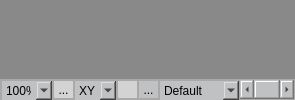
      <widget class="QWidget" name="CentralFrame" native="true">
       <property name="sizePolicy">
        <sizepolicy hsizetype="Expanding" vsizetype="Expanding">
         <horstretch>0</horstretch>
         <verstretch>0</verstretch>
        </sizepolicy>
       </property>
       <layout class="QVBoxLayout" name="verticalLayout_3">
        <property name="spacing">
         <number>0</number>
        </property>
        <property name="leftMargin">
         <number>0</number>
        </property>
        <property name="topMargin">
         <number>0</number>
        </property>
        <property name="rightMargin">
         <number>0</number>
        </property>
        <property name="bottomMargin">
         <number>0</number>
        </property>
        <item>
         <widget class="QWidget" name="verticalWidget" native="true">
          <property name="sizePolicy">
           <sizepolicy hsizetype="Expanding" vsizetype="Expanding">
            <horstretch>0</horstretch>
            <verstretch>0</verstretch>
           </sizepolicy>
          </property>
          <property name="styleSheet">
           <string notr="true">background-color:rgb(137,137,137);
margin: 0px 0px;
border: 0px;
padding: 0px;</string>
          </property>
          <layout class="QVBoxLayout" name="verticalLayout_16">
           <property name="spacing">
            <number>0</number>
           </property>
           <property name="leftMargin">
            <number>0</number>
           </property>
           <property name="topMargin">
            <number>0</number>
           </property>
           <property name="rightMargin">
            <number>0</number>
           </property>
           <property name="bottomMargin">
            <number>0</number>
           </property>
           <item>
            <widget class="OSGQT_Widget" name="m_pOSGQTWidget" native="true">
             <property name="sizePolicy">
              <sizepolicy hsizetype="Expanding" vsizetype="Expanding">
               <horstretch>0</horstretch>
               <verstretch>0</verstretch>
              </sizepolicy>
             </property>
             <property name="styleSheet">
              <string notr="true">background-color:rgb(137,137,137);</string>
             </property>
            </widget>
           </item>
          </layout>
         </widget>
        </item>
        <item>
         <widget class="QFrame" name="frame_5">
          <property name="sizePolicy">
           <sizepolicy hsizetype="Expanding" vsizetype="Expanding">
            <horstretch>0</horstretch>
            <verstretch>0</verstretch>
           </sizepolicy>
          </property>
          <property name="maximumSize">
           <size>
            <width>16777215</width>
            <height>21</height>
           </size>
          </property>
          <property name="styleSheet">
           <string notr="true">background-color: rgb(191, 193, 194);
border: 1px solid darkgray;</string>
          </property>
          <layout class="QHBoxLayout" name="horizontalLayout">
           <property name="spacing">
            <number>0</number>
           </property>
           <property name="sizeConstraint">
            <enum>QLayout::SetDefaultConstraint</enum>
           </property>
           <property name="leftMargin">
            <number>0</number>
           </property>
           <property name="topMargin">
            <number>0</number>
           </property>
           <property name="rightMargin">
            <number>0</number>
           </property>
           <property name="bottomMargin">
            <number>0</number>
           </property>
           <item>
            <widget class="QComboBox" name="comboBox_2">
             <property name="sizePolicy">
              <sizepolicy hsizetype="Preferred" vsizetype="Preferred">
               <horstretch>0</horstretch>
               <verstretch>0</verstretch>
              </sizepolicy>
             </property>
             <property name="minimumSize">
              <size>
               <width>0</width>
               <height>21</height>
              </size>
             </property>
             <property name="maximumSize">
              <size>
               <width>71</width>
               <height>16777215</height>
              </size>
             </property>
             <property name="mouseTracking">
              <bool>true</bool>
             </property>
             <property name="acceptDrops">
              <bool>true</bool>
             </property>
             <property name="autoFillBackground">
              <bool>false</bool>
             </property>
             <property name="styleSheet">
              <string notr="true"/>
             </property>
             <property name="editable">
              <bool>false</bool>
             </property>
             <property name="insertPolicy">
              <enum>QComboBox::InsertAlphabetically</enum>
             </property>
             <property name="frame">
              <bool>false</bool>
             </property>
             <item>
              <property name="text">
               <string>100%</string>
              </property>
             </item>
             <item>
              <property name="text">
               <string>150%</string>
              </property>
             </item>
             <item>
              <property name="text">
               <string>200%</string>
              </property>
             </item>
            </widget>
           </item>
           <item>
            <widget class="QToolButton" name="toolButton_3">
             <property name="maximumSize">
              <size>
               <width>22</width>
               <height>22</height>
              </size>
             </property>
             <property name="toolTip">
              <string>Zoom</string>
             </property>
             <property name="styleSheet">
              <string notr="true">QToolButton:checked {
	background-color: rgb(191,193,194);
	padding: 0px 0px;
	margin: 0px 0px;
}

QToolButton:!checked {
	background-color: lightgray;
	padding: 0px 0px;
	margin: 0px 0px;
}</string>
             </property>
             <property name="text">
              <string>...</string>
             </property>
             <property name="icon">
              <iconset>
               <normaloff>../../../Resources/Icons/Zoom.png</normaloff>../../../Resources/Icons/Zoom.png</iconset>
             </property>
             <property name="checkable">
              <bool>true</bool>
             </property>
             <property name="checked">
              <bool>false</bool>
             </property>
             <property name="popupMode">
              <enum>QToolButton::InstantPopup</enum>
             </property>
             <property name="autoRaise">
              <bool>false</bool>
             </property>
            </widget>
           </item>
           <item>
            <widget class="QComboBox" name="comboBox">
             <property name="sizePolicy">
              <sizepolicy hsizetype="Maximum" vsizetype="Maximum">
               <horstretch>0</horstretch>
               <verstretch>0</verstretch>
              </sizepolicy>
             </property>
             <property name="minimumSize">
              <size>
               <width>0</width>
               <height>21</height>
              </size>
             </property>
             <property name="maximumSize">
              <size>
               <width>45</width>
               <height>16777215</height>
              </size>
             </property>
             <property name="mouseTracking">
              <bool>false</bool>
             </property>
             <property name="toolTip">
              <string>Rotate</string>
             </property>
             <property name="statusTip">
              <string/>
             </property>
             <property name="whatsThis">
              <string/>
             </property>
             <property name="accessibleName">
              <string/>
             </property>
             <property name="accessibleDescription">
              <string/>
             </property>
             <property name="styleSheet">
              <string notr="true"/>
             </property>
             <property name="editable">
              <bool>false</bool>
             </property>
             <property name="currentText">
              <string>XYZ</string>
             </property>
             <property name="insertPolicy">
              <enum>QComboBox::NoInsert</enum>
             </property>
             <property name="frame">
              <bool>false</bool>
             </property>
             <item>
              <property name="text">
               <string>XYZ</string>
              </property>
             </item>
             <item>
              <property name="text">
               <string>XY</string>
              </property>
             </item>
             <item>
              <property name="text">
               <string>XZ</string>
              </property>
             </item>
             <item>
              <property name="text">
               <string>YZ</string>
              </property>
             </item>
            </widget>
           </item>
           <item>
            <widget class="QToolButton" name="toolButton">
             <property name="maximumSize">
              <size>
               <width>22</width>
               <height>22</height>
              </size>
             </property>
             <property name="toolTip">
              <string>Pan</string>
             </property>
             <property name="statusTip">
              <string/>
             </property>
             <property name="whatsThis">
              <string/>
             </property>
             <property name="accessibleName">
              <string/>
             </property>
             <property name="accessibleDescription">
              <string/>
             </property>
             <property name="styleSheet">
              <string notr="true">QToolButton:checked {
	background-color: rgb(191,193,194);
}

QToolButton:!checked {
	background-color: lightgray;
}</string>
             </property>
             <property name="text">
              <string/>
             </property>
             <property name="icon">
              <iconset>
               <normaloff>../../../Resources/Icons/cursor_hand.png</normaloff>../../../Resources/Icons/cursor_hand.png</iconset>
             </property>
             <property name="iconSize">
              <size>
               <width>16</width>
               <height>10</height>
              </size>
             </property>
             <property name="checkable">
              <bool>true</bool>
             </property>
             <property name="popupMode">
              <enum>QToolButton::InstantPopup</enum>
             </property>
             <property name="toolButtonStyle">
              <enum>Qt::ToolButtonIconOnly</enum>
             </property>
             <property name="autoRaise">
              <bool>false</bool>
             </property>
             <property name="arrowType">
              <enum>Qt::NoArrow</enum>
             </property>
            </widget>
           </item>
           <item>
            <widget class="QToolButton" name="toolButton_2">
             <property name="maximumSize">
              <size>
               <width>22</width>
               <height>22</height>
              </size>
             </property>
             <property name="toolTip">
              <string>Gridlines</string>
             </property>
             <property name="styleSheet">
              <string notr="true">QToolButton:checked {
	background-color: rgb(191,193,194);
}

QToolButton:!checked {
	background-color: lightgray;
}</string>
             </property>
             <property name="text">
              <string>...</string>
             </property>
             <property name="icon">
              <iconset>
               <normaloff>../../../Resources/Icons/grid.png</normaloff>../../../Resources/Icons/grid.png</iconset>
             </property>
             <property name="checkable">
              <bool>true</bool>
             </property>
             <property name="checked">
              <bool>true</bool>
             </property>
            </widget>
           </item>
           <item>
            <widget class="QComboBox" name="comboBox_6">
             <property name="minimumSize">
              <size>
               <width>0</width>
               <height>21</height>
              </size>
             </property>
             <property name="maximumSize">
              <size>
               <width>81</width>
               <height>16777215</height>
              </size>
             </property>
             <property name="toolTip">
              <string>Movement</string>
             </property>
             <property name="layoutDirection">
              <enum>Qt::LeftToRight</enum>
             </property>
             <property name="styleSheet">
              <string notr="true"/>
             </property>
             <property name="insertPolicy">
              <enum>QComboBox::InsertAtTop</enum>
             </property>
             <property name="frame">
              <bool>false</bool>
             </property>
             <item>
              <property name="text">
               <string>Default</string>
              </property>
             </item>
             <item>
              <property name="text">
               <string>Vertical</string>
              </property>
             </item>
             <item>
              <property name="text">
               <string>Lateral</string>
              </property>
             </item>
             <item>
              <property name="text">
               <string>Longitudinal</string>
              </property>
             </item>
            </widget>
           </item>
           <item>
            <widget class="QScrollBar" name="horizontalScrollBar">
             <property name="sizePolicy">
              <sizepolicy hsizetype="Minimum" vsizetype="Maximum">
               <horstretch>0</horstretch>
               <verstretch>0</verstretch>
              </sizepolicy>
             </property>
             <property name="minimumSize">
              <size>
               <width>0</width>
               <height>19</height>
              </size>
             </property>
             <property name="maximumSize">
              <size>
               <width>16777215</width>
               <height>20</height>
              </size>
             </property>
             <property name="orientation">
              <enum>Qt::Horizontal</enum>
             </property>
            </widget>
           </item>
          </layout>
         </widget>
        </item>
       </layout>
      </widget>
